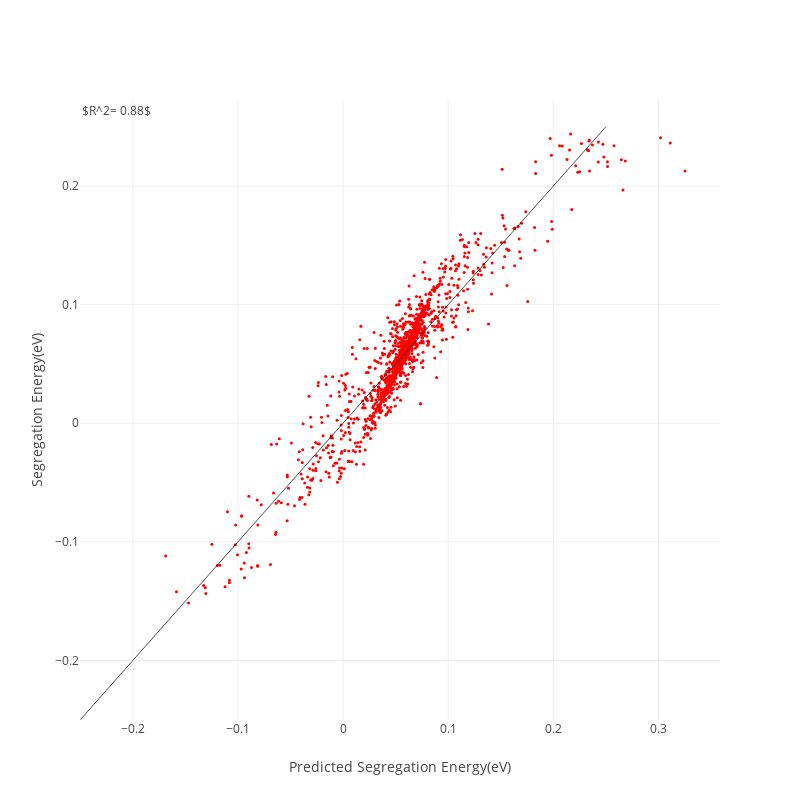

Notebook source saved alongside this figure:
### Code cell
#draw correlation
main = go.Scatter(x = Y_pre_test, 
          y = Y_test, 
          marker={'color':'red', 'symbol':'circle','size':3}, 
          mode='markers'
         )

data = [main]

layout = go.Layout(autosize = False, 
           height = 800,
           width = 800, 
           xaxis={'title':"Predicted Segregation Energy(eV)", 'zeroline':False},
           yaxis = {'title':'Segregation Energy(eV)', 'zeroline':False},
           annotations = [
                   dict(
                   x = 0,
                   y = 1,
                   xref = 'paper',
                   yref = 'paper',
                   text = '$R^2= %4.2f$'%(R_squared),
                   showarrow = False,
                   font = dict(size = 12)
                   )
               ],
           shapes =[{'type':'line', 
                    'x0':-0.25,
                    'x1':0.25,
                    'y0':-0.25,
                    'y1':0.25,
                    'line':{'width':0.7}
            }],
          )
plot = py.iplot(go.Figure(data = data, layout = layout))

### Figure 1 — Plotly figure (JSON) as saved in the notebook; plotly's stock layout.template omitted (floating-point values rounded to 4 significant figures; data arrays with more than 128 entries replaced by an {"elided": "..."} marker saying what was removed)
{"data": [{"marker": {"color": "red", "size": 3, "symbol": "circle"}, "mode": "markers", "type": "scatter", "uid": "25b5d1a2-3e7a-49ec-bc3a-3d86aa5ce3e2", "x": {"elided": "2135 float values"}, "y": {"elided": "2135 float values"}}], "layout": {"annotations": [{"font": {"size": 12}, "showarrow": false, "text": "$R^2= 0.88$", "x": 0, "xref": "paper", "y": 1, "yref": "paper"}], "autosize": false, "height": 800, "shapes": [{"line": {"width": 0.7}, "type": "line", "x0": -0.25, "x1": 0.25, "y0": -0.25, "y1": 0.25}], "width": 800, "xaxis": {"autorange": true, "range": [-0.2503, 0.3587], "title": {"text": "Predicted Segregation Energy(eV)"}, "type": "linear", "zeroline": false}, "yaxis": {"autorange": true, "range": [-0.2503, 0.2727], "title": {"text": "Segregation Energy(eV)"}, "type": "linear", "zeroline": false}}}
